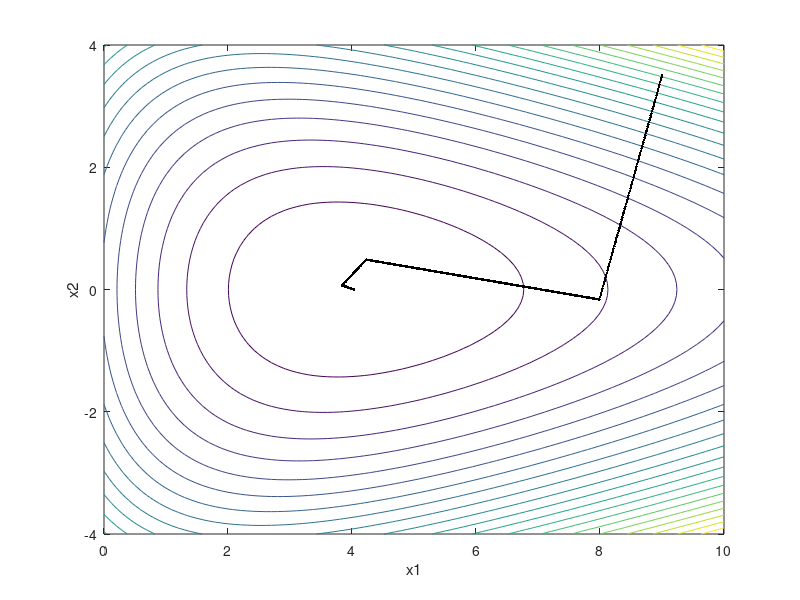

Recreate this plot in MATLAB.
% A.1	(P2.23-DFP) DFP 方法示例
%  目标函数：y = exp(-(x1 - 3)/2) + exp((x1 + 4*x2)/10) + exp((x1 - 4*x2)/10)
[vx1, vx2] = meshgrid(0: 0.1: 10, -4: 0.1: 4);
y = (exp(-(vx1 - 3)/2)) + (exp((vx1 + 4*vx2)/10)) + (exp((vx1 - 4*vx2)/10));
%  函数可视化
figure(1)
contour(vx1, vx2, y, 20);
hold on;
xlabel('x1');  ylabel('x2');
%  初始点
x1i = 9;  x2i = 3.5;
a = (exp(-(x1i - 3)/2));
b = (exp((x1i + 4*x2i)/10));
c = (exp((x1i - 4*x2i)/10));
yi = a + b + c;
%  计算梯度
aux1 = (-0.5*a) + (0.1*b) + (0.1*c);
aux2 = (0.4 *b) - (0.4*c);
g = [aux1; aux2];
%  初始化矩阵A
A = eye(2);  %  单位矩阵I
%  第一步迭代
delta = -A*g;
%  确定x1方向的搜索符号
s = 1;
if delta(1) < 0
    s = -1;
end
%  第一次线搜索
m = delta(2)/delta(1);  %  搜索方向的斜率
flag = 1;
yref = yi;
x1 = x1i;
while flag == 1
    x2 = m*(x1 - x1i) + x2i;
    a = (exp(-(x1 - 3)/2));
    b = (exp((x1 + 4*x2)/10));
    c = (exp((x1 - 4*x2)/10));
    y = a + b + c;
    if y > yref
        flag = 0;
    else
        yref = y;
        plot(x1, x2, 'k.');
        x1o = x1;
        x2o = x2;
        x1 = x1 +(s*0.01);
    end
end
x1 = x1o;
x2 = x2o;
%  后续迭代步骤
for M = 1:4
    a = (exp(-(x1 - 3)/2));
    b = (exp((x1 + 4*x2)/10));
    c = (exp((x1 - 4*x2)/10));
    aux1 = (-0.5*a) + (0.1*b) + (0.1*c);
    aux2 =(0.4*b) - (0.4*c);
    go = g;  %  保存旧梯度值
    g = [aux1; aux2];  %  更新梯度
    dg = g - go;
    dx = [x1 - x1i; x2 - x2i];
    Ao = A;  %  保存旧的海森近似矩阵
    %  QA(代码片段开始)
    %  更新海森近似矩阵A（DFP核心公式）
    A = Ao + ((dx*dx')/(dx'*dg)) - ((Ao*dg*dg'*Ao)/(dg'*Ao*dg));
    % QB(代码片段结束)
    x1i = x1;  x2i = x2;  %  更新起始点
    %  线搜索
    delta = -A*g;
    %  确定x1方向的搜索符号
    s = 1;
    if delta(1) < 0
        s = -1;
    end
    m = delta(2)/delta(1);  %  搜索方向斜率
    flag = 1;
    x1 = x1i;
    while flag == 1
        x2 = m*(x1 - x1i) + x2i;
        a = (exp(-(x1 - 3)/2));
        b = (exp((x1 + 4*x2)/10));
        c = (exp((x1 - 4*x2)/10));
        y = a + b + c;
        if y > yref
            flag = 0;
        else
            yref = y;
            plot(x1, x2, 'k.');
            x1o = x1;
            x2o = x2;
            x1 = x1 + (s*0.01);
        end
    end
    x1 = x1o;
    x2 = x2o;
end
